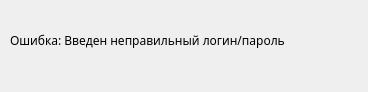
<?xml version="1.0" encoding="UTF-8"?>
<ui version="4.0">
 <class>Error</class>
 <widget class="QWidget" name="Error">
  <property name="geometry">
   <rect>
    <x>0</x>
    <y>0</y>
    <width>368</width>
    <height>92</height>
   </rect>
  </property>
  <property name="font">
   <font>
    <pointsize>8</pointsize>
   </font>
  </property>
  <property name="windowTitle">
   <string>Error</string>
  </property>
  <widget class="QLabel" name="error_lable">
   <property name="geometry">
    <rect>
     <x>10</x>
     <y>20</y>
     <width>341</width>
     <height>41</height>
    </rect>
   </property>
   <property name="font">
    <font>
     <family>Mongolian Baiti</family>
     <pointsize>9</pointsize>
    </font>
   </property>
   <property name="styleSheet">
    <string notr="true"/>
   </property>
   <property name="text">
    <string>Ошибка: Введен неправильный логин/пароль</string>
   </property>
  </widget>
 </widget>
 <resources/>
 <connections/>
</ui>
